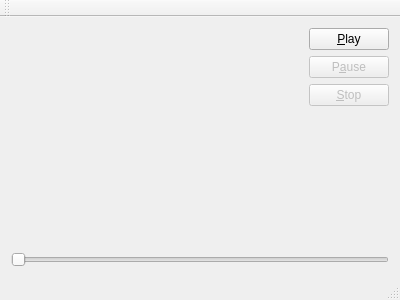
<?xml version="1.0" encoding="UTF-8"?>
<ui version="4.0">
 <class>MainWindow</class>
 <widget class="QMainWindow" name="MainWindow">
  <property name="geometry">
   <rect>
    <x>0</x>
    <y>0</y>
    <width>400</width>
    <height>300</height>
   </rect>
  </property>
  <property name="windowTitle">
   <string>MainWindow</string>
  </property>
  <widget class="QWidget" name="centralWidget">
   <layout class="QVBoxLayout" name="verticalLayout_2">
    <item>
     <layout class="QHBoxLayout" name="horizontalLayout">
      <item>
       <widget class="QWidget" name="widget" native="true">
        <property name="sizePolicy">
         <sizepolicy hsizetype="MinimumExpanding" vsizetype="MinimumExpanding">
          <horstretch>0</horstretch>
          <verstretch>0</verstretch>
         </sizepolicy>
        </property>
       </widget>
      </item>
      <item>
       <layout class="QVBoxLayout" name="verticalLayout">
        <item>
         <widget class="QPushButton" name="pushButtonPlay">
          <property name="sizePolicy">
           <sizepolicy hsizetype="Maximum" vsizetype="Maximum">
            <horstretch>0</horstretch>
            <verstretch>0</verstretch>
           </sizepolicy>
          </property>
          <property name="text">
           <string>&amp;Play</string>
          </property>
         </widget>
        </item>
        <item>
         <widget class="QPushButton" name="pushButtonPause">
          <property name="enabled">
           <bool>false</bool>
          </property>
          <property name="sizePolicy">
           <sizepolicy hsizetype="Maximum" vsizetype="Maximum">
            <horstretch>0</horstretch>
            <verstretch>0</verstretch>
           </sizepolicy>
          </property>
          <property name="text">
           <string>P&amp;ause</string>
          </property>
         </widget>
        </item>
        <item>
         <widget class="QPushButton" name="pushButtonStop">
          <property name="enabled">
           <bool>false</bool>
          </property>
          <property name="text">
           <string>&amp;Stop</string>
          </property>
         </widget>
        </item>
        <item>
         <spacer name="verticalSpacer">
          <property name="orientation">
           <enum>Qt::Vertical</enum>
          </property>
          <property name="sizeHint" stdset="0">
           <size>
            <width>20</width>
            <height>40</height>
           </size>
          </property>
         </spacer>
        </item>
       </layout>
      </item>
     </layout>
    </item>
    <item>
     <widget class="QSlider" name="horizontalSlider">
      <property name="orientation">
       <enum>Qt::Horizontal</enum>
      </property>
      <property name="invertedAppearance">
       <bool>false</bool>
      </property>
      <property name="invertedControls">
       <bool>false</bool>
      </property>
     </widget>
    </item>
   </layout>
  </widget>
  <widget class="QMenuBar" name="menuBar">
   <property name="geometry">
    <rect>
     <x>0</x>
     <y>0</y>
     <width>400</width>
     <height>20</height>
    </rect>
   </property>
  </widget>
  <widget class="QToolBar" name="mainToolBar">
   <attribute name="toolBarArea">
    <enum>TopToolBarArea</enum>
   </attribute>
   <attribute name="toolBarBreak">
    <bool>false</bool>
   </attribute>
  </widget>
  <widget class="QStatusBar" name="statusBar"/>
 </widget>
 <layoutdefault spacing="6" margin="11"/>
 <resources/>
 <connections/>
</ui>
